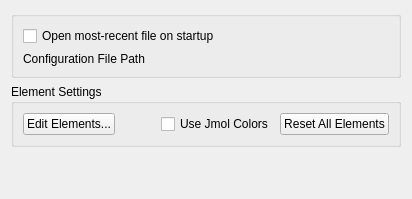
     <widget class="QWidget" name="generalTab">
      <attribute name="title">
       <string>General</string>
      </attribute>
      <layout class="QVBoxLayout" name="verticalLayout_14">
       <item>
        <widget class="QGroupBox" name="generalSettingsGroup">
         <property name="sizePolicy">
          <sizepolicy hsizetype="Preferred" vsizetype="Fixed">
           <horstretch>0</horstretch>
           <verstretch>0</verstretch>
          </sizepolicy>
         </property>
         <property name="title">
          <string/>
         </property>
         <layout class="QVBoxLayout" name="verticalLayout_12">
          <item>
           <widget class="QCheckBox" name="autoloadLastFileCheckBox">
            <property name="toolTip">
             <string/>
            </property>
            <property name="text">
             <string>Open most-recent file on startup</string>
            </property>
           </widget>
          </item>
          <item>
           <layout class="QHBoxLayout" name="configurationFile">
            <item>
             <widget class="QLabel" name="configurationFileDesc">
              <property name="text">
               <string>Configuration File Path</string>
              </property>
             </widget>
            </item>
            <item>
             <widget class="QLabel" name="configurationFilePath">
              <property name="text">
               <string/>
              </property>
              <property name="textInteractionFlags">
               <set>Qt::LinksAccessibleByMouse|Qt::TextSelectableByKeyboard|Qt::TextSelectableByMouse</set>
              </property>
             </widget>
            </item>
           </layout>
          </item>
         </layout>
        </widget>
       </item>
       <item>
        <widget class="QGroupBox" name="generalElementsGroup">
         <property name="title">
          <string>Element Settings</string>
         </property>
         <layout class="QHBoxLayout" name="horizontalLayout">
          <item>
           <widget class="QPushButton" name="editElementsButton">
            <property name="text">
             <string>Edit Elements...</string>
            </property>
           </widget>
          </item>
          <item>
           <spacer name="horizontalSpacer">
            <property name="orientation">
             <enum>Qt::Horizontal</enum>
            </property>
            <property name="sizeHint" stdset="0">
             <size>
              <width>40</width>
              <height>20</height>
             </size>
            </property>
           </spacer>
          </item>
          <item>
           <widget class="QCheckBox" name="jmolColorCheckBox">
            <property name="text">
             <string>Use Jmol Colors</string>
            </property>
           </widget>
          </item>
          <item>
           <widget class="QPushButton" name="resetAllElementsButton">
            <property name="text">
             <string>Reset All Elements</string>
            </property>
           </widget>
          </item>
         </layout>
        </widget>
       </item>
       <item>
        <spacer name="verticalSpacer_2">
         <property name="orientation">
          <enum>Qt::Vertical</enum>
         </property>
         <property name="sizeHint" stdset="0">
          <size>
           <width>20</width>
           <height>41</height>
          </size>
         </property>
        </spacer>
       </item>
      </layout>
     </widget>
